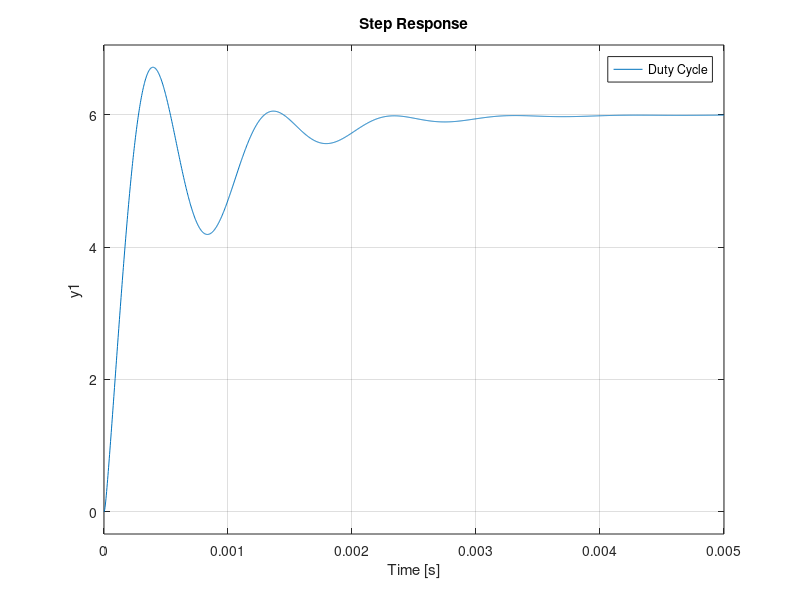

MATLAB code for this plot: (Note: this script raises an error after producing the figure.)
%% Task 1: Single Loop Control
% 1. Settling time: [1 ms < Ts(5%) < 5 ms]
% 2. Steady State Error = 0
clc
clear

s=tf('s');

% Plant (Buck Converter)
Vg= 250;    % Voltage [V]
L=2e-3;     % Inductance [H]
C=30e-6;    % Capacitance [F]
R=30;       % Resistance [Ohm]
fs=10e3;    % Samplying frequency [Hz]

G1= Vg / ( (L*C*s*s)+  (L/R)*s + 1 );


%% Controller
Kp = 0.0075;
Ki = 14;
Kd = 0.8e-06;
Tf = 8.18e-06;

% Controller (PIDF)
C1_sl=(Kp)+ Ki/s + Kd*s/(Tf*s+1);

% CLTF:
CLTF=feedback(G1*C1_sl,1);              % Closed Loop Response
Control_Signal = feedback(C1_sl, G1);   % Control Signal [Duty Cycle]


% Plot:
hold on
step(6*Control_Signal)
step(6*CLTF)

grid on
legend('Duty Cycle', 'Response')

% StepInfo Display
data=stepinfo(CLTF, "SettlingTimeThreshold",0.05);
Ts_ms=(data.SettlingTime)*1e3;
Mp=data.Overshoot;

% Message
msg=['[CLTF]  Ts: ',num2str(Ts_ms),' ms || Mp(%): ',num2str(Mp)];
disp(msg)